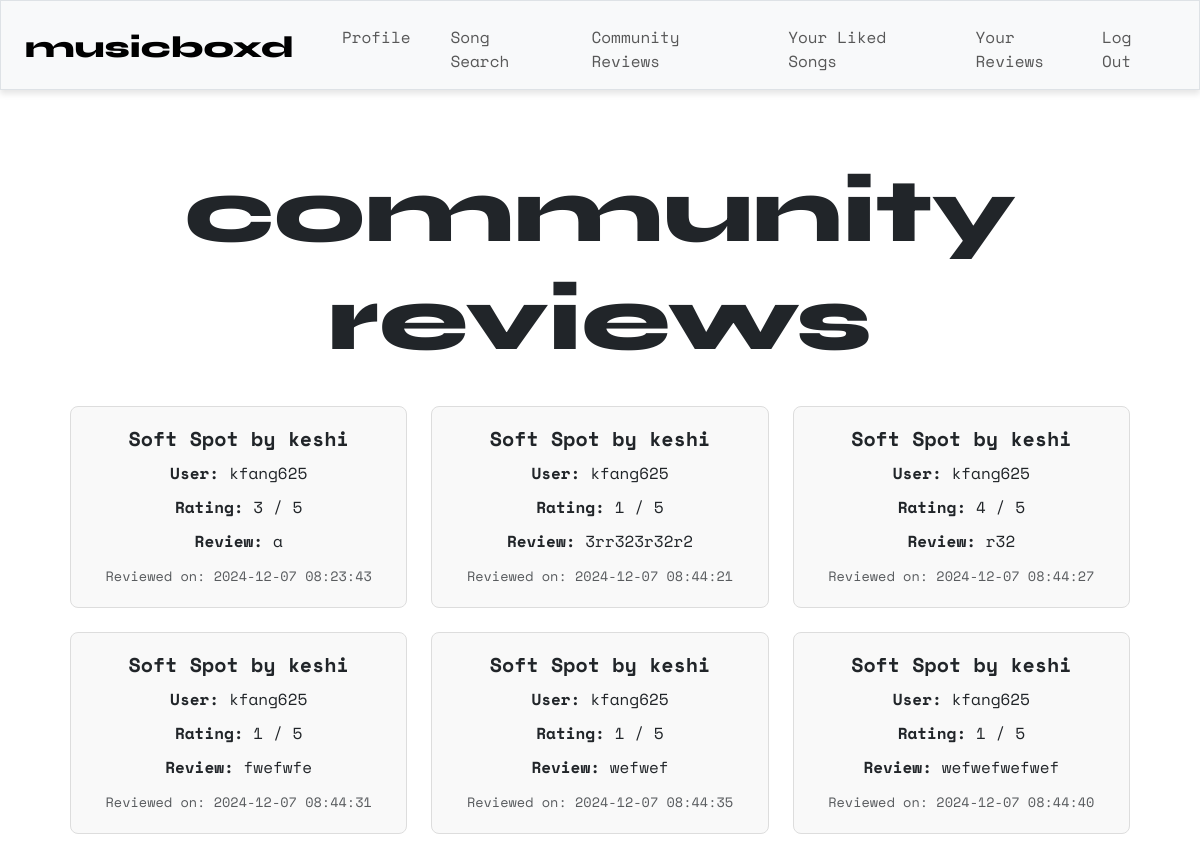
Before: /recent (signed in) with the older database file.
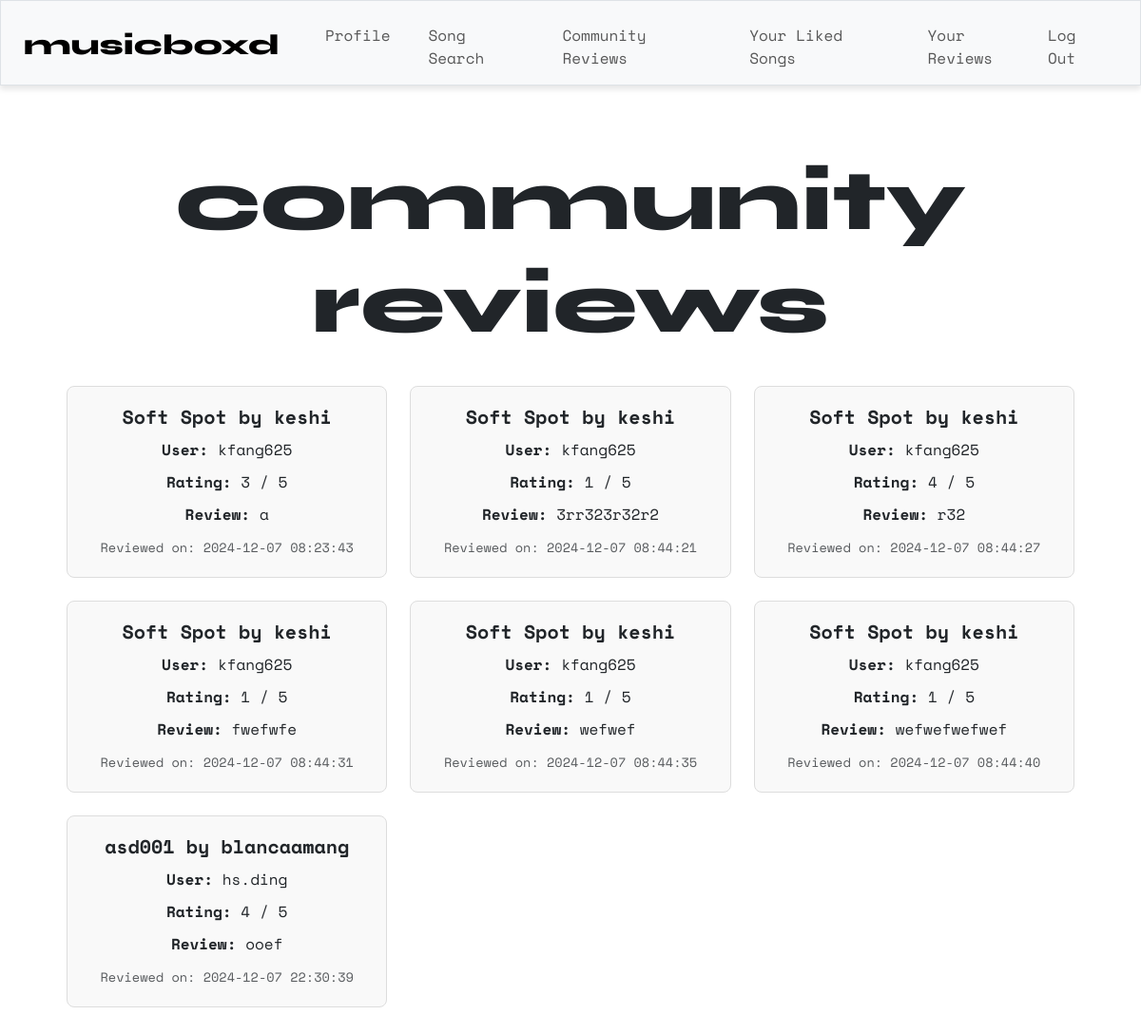
After: the same page with the newer database file.
### tables this page shows
CREATE TABLE reviews ( id INTEGER PRIMARY KEY, review TEXT NOT NULL, rating INTEGER NOT NULL, user_id INTEGER NOT NULL, song_id TEXT NOT NULL, timestamp DATETIME DEFAULT CURRENT_TIMESTAMP, FOREIGN KEY (user_id) REFERENCES users (id), FOREIGN KEY (song_id) REFERENCES songs (id) );

CREATE TABLE songs ( id TEXT PRIMARY KEY, title TEXT NOT NULL, artist TEXT NOT NULL);

CREATE TABLE users ( id INTEGER PRIMARY KEY, username TEXT NOT NULL UNIQUE, hash TEXT NOT NULL );

### app.py (the view)
@app.route("/recent")
@login_required
def recent():
    reviews = db.execute("""
        SELECT users.username, reviews.rating, reviews.timestamp, reviews.review,
               songs.title AS song_title, songs.artist AS song_artist
        FROM reviews
        JOIN users ON reviews.user_id = users.id
        JOIN songs ON reviews.song_id = songs.id
    """)
    return render_template("recent.html", reviews=reviews)

### helpers.py (called while the page is built)
def login_required(f):
    @wraps(f)
    def decorated_function(*args, **kwargs):
        if session.get("user_id") is None:
            return redirect("/login")
        return f(*args, **kwargs)
    return decorated_function

### templates/recent.html (shortened to what this page needs)
{% extends "layout.html" %}
{% block main %}
    <div class="container">
        <h1 class="syne">community<br>reviews</h1>
        <br>
        {% if reviews %}
            <div class="row row-cols-1 row-cols-md-3 g-4">
                {% for review in reviews %}
                    <div class="col">
                        <div class="card">
                            <div class="card-body">
                                <h5 class="card-title">{{ review.song_title }} by {{ review.song_artist }}</h5>
                                <p class="card-text"><strong>User:</strong> {{ review.username }}</p>
                                <p class="card-text"><strong>Rating:</strong> {{ review.rating }} / 5</p>
                                <p class="card-text"><strong>Review:</strong> {{ review.review }}</p>
                                <p class="card-text"><small class="text-muted">Reviewed on: {{ review.timestamp }}</small></p>
                            </div>
                        </div>
                    </div>
                {% endfor %}
            </div>
        {% else %}
            <p class="text-muted">No reviews yet.</p>
        {% endif %}
    </div>
{% endblock %}

### templates/layout.html (shortened to what this page needs)
<!DOCTYPE html>
<html lang="en">
    <head>
        <link href="https://cdn.jsdelivr.net/npm/bootstrap@5.3.3/dist/css/bootstrap.min.css" rel="stylesheet">
        <link href="https://cdnjs.cloudflare.com/ajax/libs/font-awesome/6.0.0-beta3/css/all.min.css" rel="stylesheet">
        <link href="/static/styles.css" rel="stylesheet">
    </head>
    <body>
        {% if session["user_id"] %}
            <nav class="bg-light border navbar navbar-expand-md navbar-light">
                <div class="container-fluid px-4">
                    <a class="navbar-brand" href="/"><span class="syne" style="font-size:30px">musicboxd</span></a>
                    <div class="collapse navbar-collapse" id="navbar">
                        <ul class="navbar-nav me-auto mt-2">
                            <li class="nav-item ms-4"><a class="nav-link" href="/profile">Profile</a></li>
                            <li class="nav-item ms-4"><a class="nav-link" href="/search">Song Search</a></li>
                            <li class="nav-item ms-4"><a class="nav-link" href="/recent">Community Reviews</a></li>
                            <li class="nav-item ms-4"><a class="nav-link" href="/all_liked">Your Liked Songs</a></li>
                            <li class="nav-item ms-4"><a class="nav-link" href="/all_reviews">Your Reviews</a></li>
                        </ul>
                        <ul class="navbar-nav ms-auto mt-2">
                            <li class="nav-item"><a class="nav-link" href="/logout">Log Out</a></li>
                        </ul>
                    </div>
                </div>
            </nav>
        {% endif %}
        <main class="container py-5 text-center">
            {% block main %}{% endblock %}
        </main>
    </body>
</html>

### static/styles.css (style rules this page uses)
h1 { font-size: 90px; }
p { font-size: 20px; }
ul { list-style-type: none; }
nav { position: sticky; top: 0; left: 0; right: 0; z-index: 1000; background-color: #fff; box-shadow: 0 4px 6px rgba(0, 0, 0, 0.1); padding: 20px; }
nav .navbar-brand { font-size: xx-large; font-family: "Space Mono"; }
.card { border: 1px solid #ddd; border-radius: 8px; background-color: #f9f9f9; transition: box-shadow 0.3s ease-in-out; }
.card-body { padding: 20px; }
.card-title { font-size: 1.25rem; font-weight: bold; margin-bottom: 10px; }
.card-text { font-size: 1rem; margin-bottom: 8px; }
.card-text small { font-size: 0.85rem; color: #6c757d; }
.card-body p { margin-bottom: 10px; }
.container { padding: 20px; }
body { background-color: #ffffff; font-family: "Space Mono"; overflow: visible; }
.syne { font-family: "Syne", sans-serif; font-optical-sizing: auto; font-weight: 800; font-style: normal; }

Changed rows visible on the page:
added reviews: song_title "asd001", song_artist "blancaamang", username "hs.ding", rating "4", review "ooef", timestamp "2024-12-07 22:30:39"
